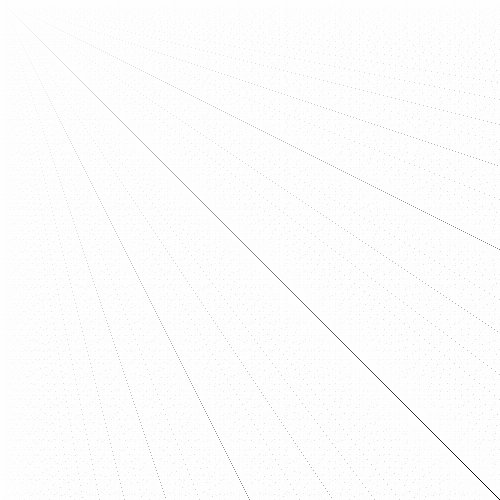

The script that saved this image:
from PIL import Image
from math import gcd

dim = 500 
data = []

img = Image.new('RGB', (dim, dim))

for i in range(1, dim+1):
    for x in range(1, dim+1):
        value = int(255 - (gcd(i,x)/dim) * 255.0)
        data.append((value, value, value))

img.putdata(data)
img.save("gcd.png")
